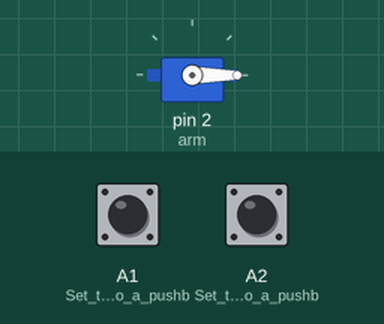
A sketch run on a simulated Arduino Uno, built with avr-gcc and run on an emulated ATmega328P. Parts: servo. The test bench sets the inputs (shaded band); at power-on: A2 (Set_the_A1_pin_to_a_pushb) HIGH, A1 (Set_the_A1_pin_to_a_pushb) HIGH.

Above: at 1.2 s.
1.3 s: A2 (Set_the_A1_pin_to_a_pushb) pulled LOW for 1 s
At 3.4 s:
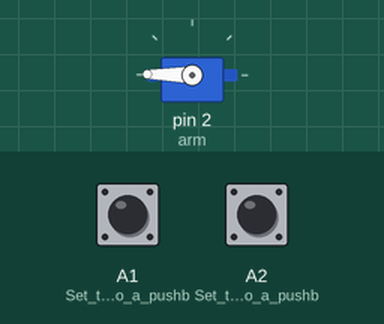
3.8 s: A1 (Set_the_A1_pin_to_a_pushb) pulled LOW for 0.15 s
At 4.9 s:
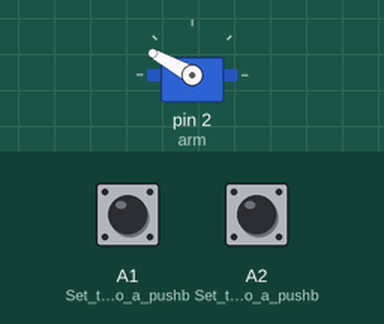
5.4 s: A1 (Set_the_A1_pin_to_a_pushb) pulled LOW for 1 s
At 5.85 s:
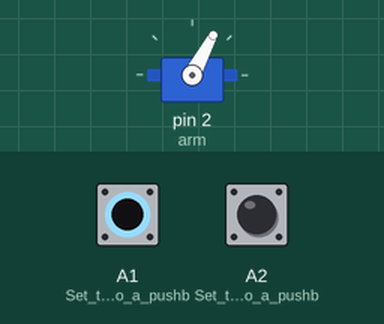
7.9 s: A2 (Set_the_A1_pin_to_a_pushb) pulled LOW for 0.15 s
At 9.2 s:
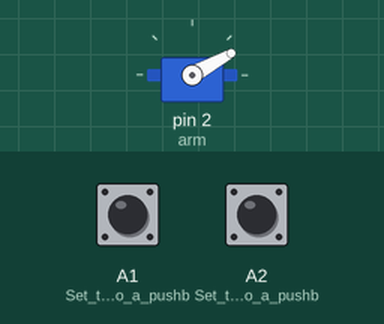
9.5 s: A2 (Set_the_A1_pin_to_a_pushb) pulsed LOW 2 times (0.12 s each, 0.3 s apart)
At 10.7 s:
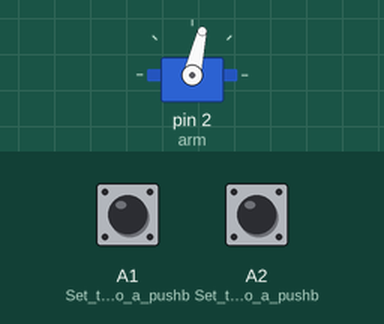
11.6 s: A2 (Set_the_A1_pin_to_a_pushb) pulled LOW for 3.2 s
At 11.75 s:
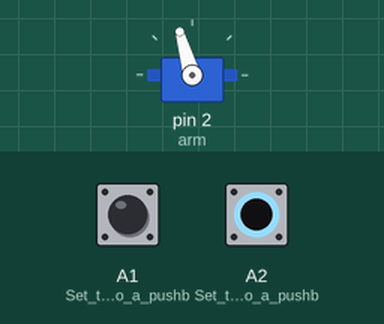
Timing chart, 0 to 14.6 s (numbered marks = the images above; inputs shaded):
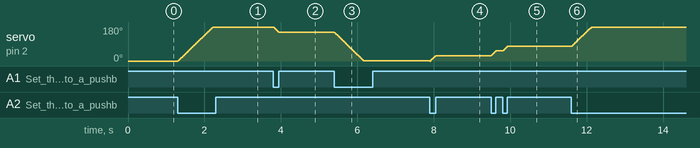

Measured:
- after the input at 1.3 s, servo on pin 2 (arm): moves from 0° to 179° over 0.91 s, starting at once
- after the input at 3.8 s, servo on pin 2 (arm): 179° → 151° at once
- after the input at 5.4 s, servo on pin 2 (arm): moves from 151° to 1° over 0.76 s, starting at once
- after the input at 7.9 s, servo on pin 2 (arm): 1° → 29° at once
- after the input at 9.5 s, servo on pin 2 (arm): moves from 29° to 77° over 0.42 s, starting at once
- after the input at 11.6 s, servo on pin 2 (arm): moves from 77° to 179° over 0.51 s, starting at once

The sketch:

servo_with_puttons.ino
```cpp
#include <Servo.h>

Servo arm; // Create a "Servo" object called "arm"
float pos = 0.0; // Variable where the arm's position will be stored (in degrees)
float step = 1.0; // Variable used for the arm's position step

void setup()
{
  pinMode(A1, INPUT_PULLUP); // Set the A1 pin to a pushbutton in pullup mode
  pinMode(A2, INPUT_PULLUP); // Set the A1 pin to a pushbutton in pullup mode

  arm.attach(2); // Attache the arm to the pin 2
  arm.write(pos); // Initialize the arm's position to 0 (leftmost)
}

void loop()
{

  if (!digitalRead(A1)) // Check for the yellow button input
  {
    if (pos>0) // Check that the position won't go lower than 0°
    {
      arm.write(pos); // Set the arm's position to "pos" value
      pos-=step; // Decrement "pos" of "step" value
      delay(5); // Wait 5ms for the arm to reach the position
    }
  }

  if (!digitalRead(A2)) // Check for the blue button input
  {
    if (pos<180) // Check that the position won't go higher than 180°
    {
      arm.write(pos); // Set the arm's position to "pos" value
      pos+=step; // Increment "pos" of "step" value
      delay(5); // Wait 5ms for the arm to reach the position
    }
  }

}
```
